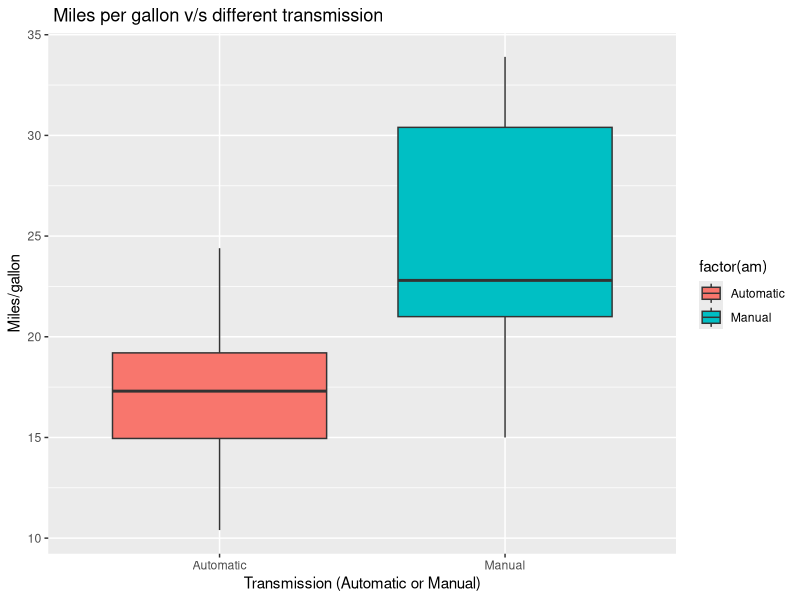
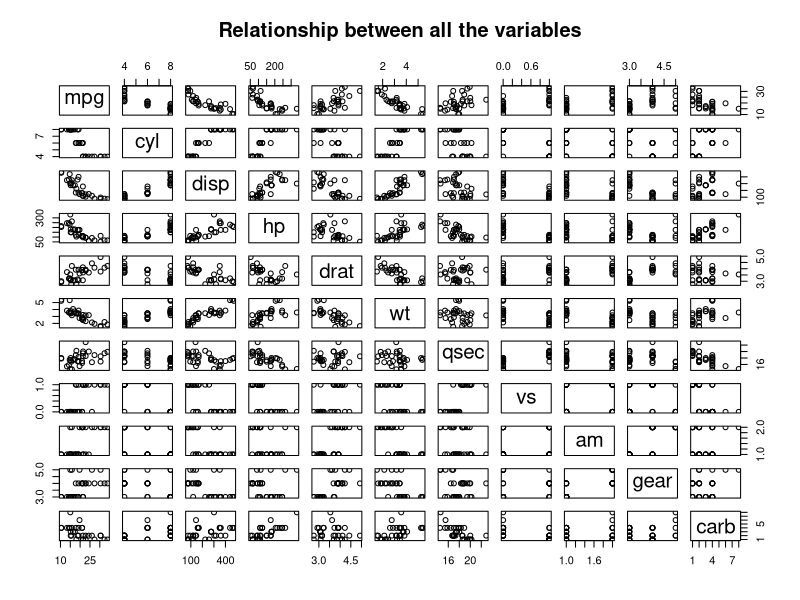
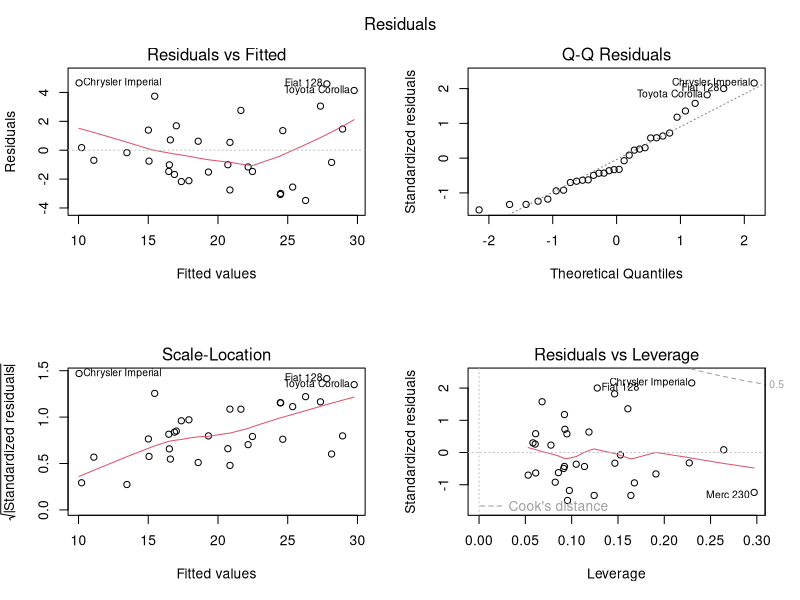

These figures' R source, in order:
## ---- chunk 1
summary(mtcars)
## ---- chunk 2
motorData <- mtcars
cor(motorData$mpg,motorData[,-1])
## ---- chunk 3
motorData$am <- as.factor(motorData$am)
levels(motorData$am) <-c("Automatic", "Manual")
head(motorData)
## ---- chunk 4
t.test(motorData$mpg~motorData$am,conf.level=0.95)
## ---- chunk 5
multivariate_model <- lm(data=motorData, mpg ~ .)
summary(multivariate_model)$coefficients[,1:4]
## ---- chunk 6
global_multivariate <- step(lm(data=motorData, mpg ~ .), trace=0)
summary(global_multivariate)
## ---- chunk 7
library(ggplot2)
g <- ggplot(motorData, aes(x=factor(am), y=mpg, fill=factor(am)))
g + geom_boxplot(notch=F) + 
       scale_x_discrete("Transmission (Automatic or Manual)") +   
       scale_y_continuous("Miles/gallon") +  
       ggtitle(" Miles per gallon v/s different transmission")

## ---- chunk 8
pairs(mpg ~ ., data = motorData, main="Relationship between all the variables")
## ---- chunk 9
par(mfrow = c(2,2))
plot(global_multivariate)
mtext("Residuals", side = 3, line = -2, outer = TRUE)
